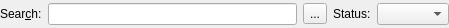
<ui version="4.0" >
 <class>Form</class>
 <widget class="QWidget" name="Form" >
  <property name="geometry" >
   <rect>
    <x>0</x>
    <y>0</y>
    <width>449</width>
    <height>28</height>
   </rect>
  </property>
  <property name="windowTitle" >
   <string>Form</string>
  </property>
  <layout class="QHBoxLayout" name="horizontalLayout" >
   <property name="margin" >
    <number>0</number>
   </property>
   <item>
    <widget class="QLabel" name="label" >
     <property name="text" >
      <string>Sear&amp;ch:</string>
     </property>
     <property name="buddy" >
      <cstring>filter</cstring>
     </property>
    </widget>
   </item>
   <item>
    <widget class="QLineEdit" name="filter" >
     <property name="focusPolicy" >
      <enum>Qt::ClickFocus</enum>
     </property>
    </widget>
   </item>
   <item>
    <widget class="QToolButton" name="clear" >
     <property name="text" >
      <string>...</string>
     </property>
     <property name="icon" >
      <iconset resource="images/icons.qrc" >
       <normaloff>:/editclear.svg</normaloff>:/editclear.svg</iconset>
     </property>
    </widget>
   </item>
   <item>
    <widget class="QLabel" name="label_2" >
     <property name="text" >
      <string>Status:</string>
     </property>
     <property name="buddy" >
      <cstring>statusCombo</cstring>
     </property>
    </widget>
   </item>
   <item>
    <widget class="QComboBox" name="statusCombo" />
   </item>
  </layout>
 </widget>
 <resources>
  <include location="images/icons.qrc" />
 </resources>
 <connections/>
</ui>
